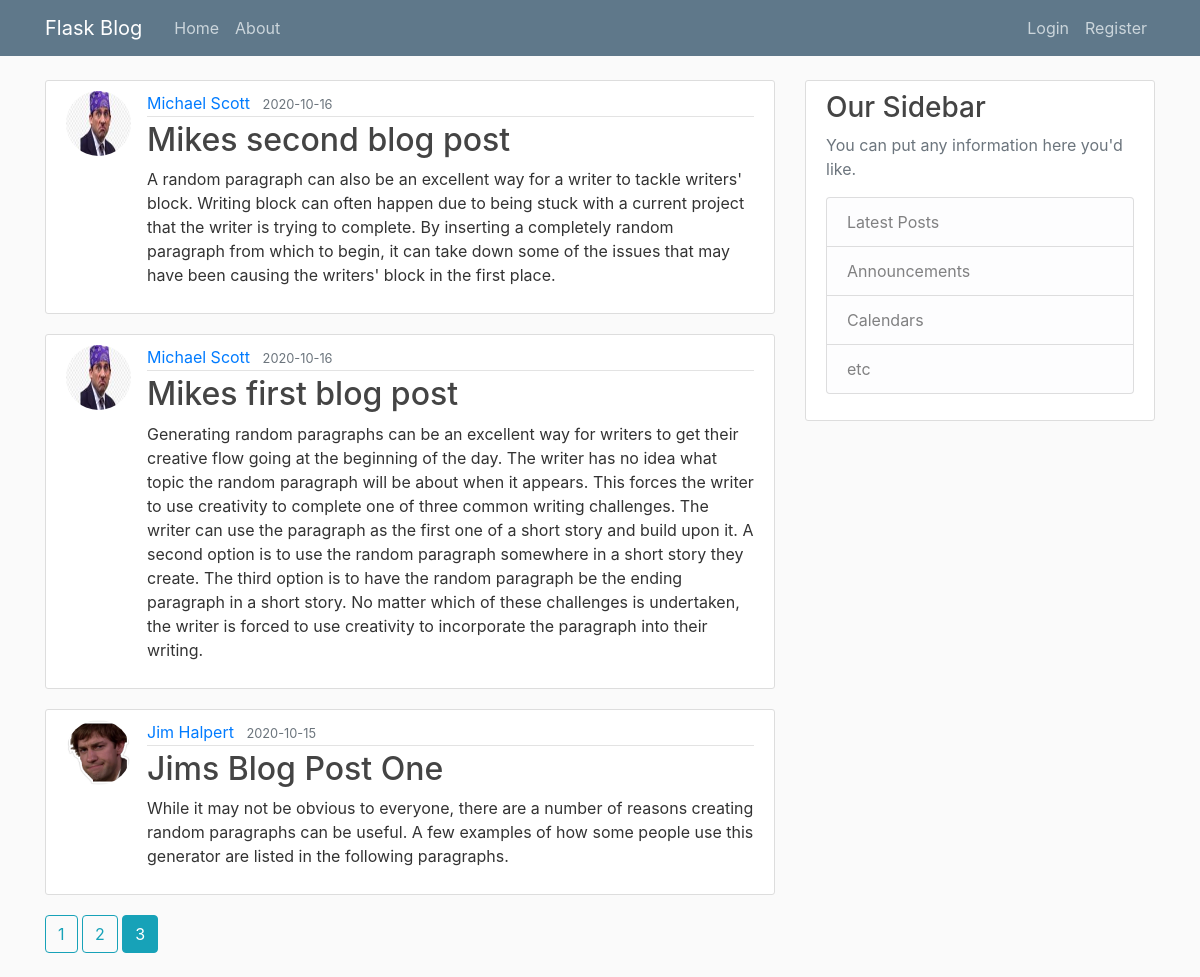
Screenshot of /home?page=3 with the database file from the repository.
### flaskblog/models.py (models this page shows, shortened)
class Post(db.Model):
    id = db.Column(db.Integer, primary_key=True)
    title = db.Column(db.String(100), nullable=False)
    date_posted = db.Column(db.DateTime, nullable=False,
                            default=datetime.utcnow)
    content = db.Column(db.Text, nullable=False)
    user_id = db.Column(db.Integer, db.ForeignKey('user.id'), nullable=False)

class User(db.Model, UserMixin):
    id = db.Column(db.Integer, primary_key=True)
    username = db.Column(db.String(20), unique=True, nullable=False)
    email = db.Column(db.String(120), unique=True, nullable=False)
    image_file = db.Column(db.String(20), nullable=False,
                           default='default.jpg')
    password = db.Column(db.String(60), nullable=False)
    posts = db.relationship('Post', backref='author', lazy=True)

### flaskblog/main/routes.py (the view)
@main.route('/')
@main.route('/home')
def home():
    page = request.args.get('page', 1, type=int)
    posts = Post.query.order_by(
        Post.date_posted.desc()).paginate(page=page, per_page=5)
    return render_template('home.html', posts=posts)

### flaskblog/templates/home.html
{%extends "layout.html"%} {%block content%} {%for post in posts.items%}
<article class="media content-section">
  <img
    src="{{url_for('static', filename='profile_pics/' + post.author.image_file)}}"
    alt=""
    class="rounded-circle article-img"
  />
  <div class="media-body">
    <div class="article-metadata">
      <a
        class="mr-2"
        href="{{url_for('users.user_posts', username=post.author.username)}}"
        >{{ post.author.username }}</a
      >
      <small class="text-muted"
        >{{ post.date_posted.strftime('%Y-%m-%d') }}</small
      >
    </div>
    <h2>
      <a class="article-title" href="{{url_for('posts.post', post_id=post.id)}}"
        >{{ post.title }}</a
      >
    </h2>
    <p class="article-content">{{ post.content }}</p>
  </div>
</article>
{%endfor%} {%for page_num in posts.iter_pages(left_edge=1, right_edge=1,
left_current=1, right_current=2)%} {% if page_num %} {% if posts.page ==
page_num %}
<a class="btn btn-info mb-4" href="{{url_for('main.home', page=page_num)}}"
  >{{page_num}}</a
>
{% else %}
<a class="btn btn-outline-info mb-4" href="{{url_for('main.home', page=page_num)}}"
  >{{page_num}}</a
>
{% endif %} {% else %} ... {% endif %} {%endfor%} {%endblock content%}

### flaskblog/static/main.css (style rules this page uses)
body { background: #fafafa; color: #333333; margin-top: 5rem; }
h1, h2, h3, h4, h5, h6 { color: #444444; }
.content-section { background: #ffffff; padding: 10px 20px; border: 1px solid #dddddd; border-radius: 3px; margin-bottom: 20px; }
.article-title { color: #444444; }
.article-content { white-space: pre-line; }
.article-img { height: 65px; width: 65px; margin-right: 16px; }
.article-metadata { padding-bottom: 1px; margin-bottom: 4px; border-bottom: 1px solid #e3e3e3; }

### rows the page displays
Post: image_file (picture), author.username "Michael Scott", date_posted "2020-10-16", title "Mikes second blog post", content "A random paragraph can also be an excellent way for a writer to tackle writers' block. Writing block can often happen due to being stuck with a current project that the writer is trying to complete. By inserting a completely random paragraph from which to begin, it can take down some of the issues that may have been causing the writers' block in the first place."
Post: image_file (picture), author.username "Michael Scott", date_posted "2020-10-16", title "Mikes first blog post", content "Generating random paragraphs can be an excellent way for writers to get their creative flow going at the beginning of the day. The writer has no idea what topic the random paragraph will be about when it appears. This forces the writer to use creativity to complete one of three common writing challenges. The writer can use the paragraph as the first one of a short story and build upon it. A second option is to use the random paragraph somewhere in a short story they create. The third option is to have the random paragraph be the ending paragraph in a short story. No matter which of these challenges is undertaken, the writer is forced to use creativity to incorporate the paragraph into their…"
Post: image_file (picture), author.username "Jim Halpert", date_posted "2020-10-15", title "Jims Blog Post One", content "While it may not be obvious to everyone, there are a number of reasons creating random paragraphs can be useful. A few examples of how some people use this generator are listed in the following paragraphs."

### other values shown
{{ page_num }} "1" "2"
{{ page_num }} "3"
